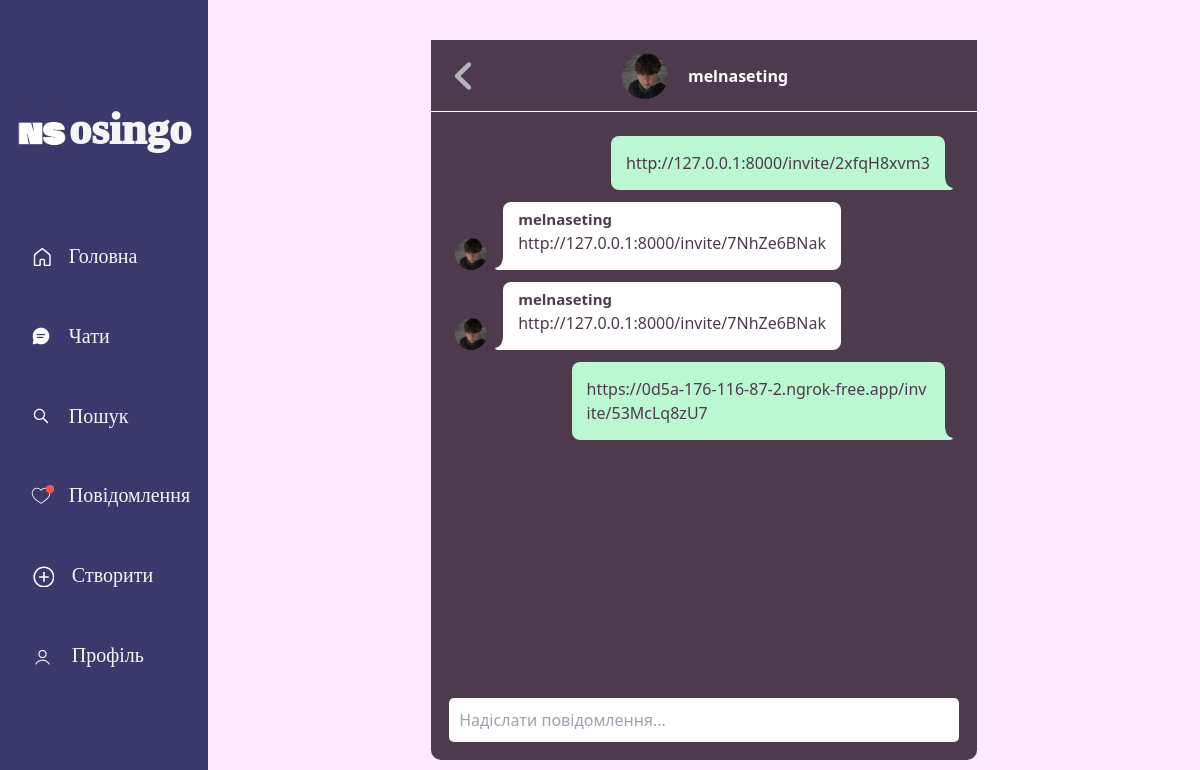
Screenshot of /chat/YgVitDgQJk8csB93yKfUEZ/ (signed in) with the database file from the repository.
### auth_system/models.py (models this page shows, shortened)
class Client(AbstractUser):
    photo = models.ImageField(
        upload_to='media/',
        default='media\profile_photo.png'
    )
    description = models.CharField(
        null=True,
        blank=True,
        max_length=150
    )
    def has_unread_messages(self):
        return Message.objects.filter(message_to = self, read = False)

### messenger/models.py (models this page shows, shortened)
class GroupMessage(models.Model):
    group = models.ForeignKey(ChatGroup, related_name='chat_messages', on_delete=models.CASCADE)
    author = models.ForeignKey(Client, models.CASCADE)
    text  = models.CharField(max_length=300)
    created_time = models.DateTimeField(auto_now=True)
    class Meta:
        ordering = ['-created_time']

### messenger/views.py (the view, shortened to what this page needs)
# urls.py: path('chat/<chatroom_name>/', views.chat_view, name='chatroom'),
@login_required
def chat_view(request, chatroom_name='public-chat'):
    chat_group = get_object_or_404(models.ChatGroup, group_name=chatroom_name)
    chat_messages = models.GroupMessage.objects.filter(group=chat_group)
    form = forms.MessageCreateForm()
    members = chat_group.members.all()
    other_user = None
    if chatroom_name == 'public-chat':
        for client in Client.objects.all():
            chat_group.members.add(client)
    if request.user not in members:
        raise Http404("Ви не є учасником цього чату")
    if chat_group.is_private:
        for member in members:
            if member != request.user:
                other_user = member
                break
    for client in chat_group.members.all():
        if client.username == 'adding_message':
            chat_group.members.remove(client)
    return render(request, "messenger/chat.html", {
        'chat_messages': chat_messages,
        'form': form,
        'other_user': other_user,
        'chatroom_name': chatroom_name,
        'members': members,
        'chat_group': chat_group
    })

### messenger/forms.py
class MessageCreateForm(forms.ModelForm):
    class Meta:
        model = models.GroupMessage
        fields = ['text']
        widgets = {
            'text': forms.TextInput(attrs={
                'placeholder': 'Надіслати повідомлення...',
                'class':'message_input','autofocus':True
                })
        }

### templates/messenger/chat.html (shortened to what this page needs)
{% extends 'base.html' %}
{% block content %}
<div class="chat_wrapper" >
    <div class="d-flex w-full">
        <div id="chat_window" class="chat_container">
            <div class="flex justify-center text-emerald-400 p-2 sticky top-0 z-10" style="border-bottom: 1px solid white; height: 10%; align-items: center; background-color: #4d3a4d;">
                <a class="absolute" style="left: 2%;" href="{% url 'messenger:messenger' %}"><img alt="back"></a>
                {% if other_user %}
                    <a href="{% url 'auth_system:account' other_user.id %}">
                        <div class="flex items-center gap-2 p-4 sticky top-0 z-10">
                            <div class="relative">
                                <img class="profile_photo_small"  src="{{ other_user.photo.url }}" alt=""></div>
                            <div>
                                <span class="font-bold text-white">{{ other_user.username }}</span>
                            </div>
                        </div>
                    </a>
                {% endif %}
            </div>
            <div id='chat_container' class="overflow-y-auto grow scrollbar-hidden">
                <ul id='chat_messages' class="flex flex-col justify-end gap-2 p-4">
                    {% for message in chat_messages reversed %}
                    {% include 'messenger/chat_message.html' %}
                    {% endfor %}
                </ul>
            </div>
            <div class="sticky bottom-0 z-10 p-2">
                <form
                id="chat_message_form"
                method="POST"
                hx-ext="ws"
                ws-connect="/ws/chatroom/{{ chatroom_name }}"
                ws-send
                class="message_input"
                _="on htmx:wsAfterSend reset() me"
            >
                {{ form.text }}
            </form>
            </div>
        </div>
    </div>
    {% if not chat_group.is_private %}
            {% load user_filters %}
    {% endif %}
</div>
{% endblock content %}

### templates/messenger/chat_message.html
{% if message.author == user %}
<li class="flex justify-end mb-1">
    <div class="bg-green-200 rounded-l-lg rounded-tr-lg max-w-[75%]" style="padding: 15px 15px 15px 15px;">
        <span class="message_text">{{ message.text|urlize }}</span>
    </div>
    <div class="flex items-end">
        <svg height="13" width="8">
            <path fill="#bbf7d0" d="M6.3,10.4C1.5,8.7,0.9,5.5,0,0.2L0,13l5.2,0C7,13,9.6,11.5,6.3,10.4z"/>
        </svg>
    </div>
</li>
{% elif message.author.username == 'adding_message' %}
    <div class="w-30 p-2" style="border-radius: 10px; color: aliceblue; background: #7c8aa9a2;">{{ message.text }}</div>
{% else %}
<li>
    <div class="flex justify-start mb-1">
        <div class="flex items-end mr-2">
            <a href="{% url 'auth_system:account' message.author.id %}">
                <img class="w-8 h-8 rounded-full object-cover" src="{{ message.author.photo.url }}">
            </a>
        </div>
        <div class="flex items-end">
            <svg height="13" width="8">
                <path fill="white" d="M2.8,13L8,13L8,0.2C7.1,5.5,6.5,8.7,1.7,10.4C-1.6,11.5,1,13,2.8,13z"></path>
            </svg>
        </div>
        <div class="bg-white max-w-[75%] rounded-r-lg rounded-tl-lg" style="padding: 5px 15px 15px 15px; max-width: 70%;">
            <span style="font-size: 15px; margin-top: -50%; font-weight: bold;">{{ message.author.username }}</span><br>
            <span class="message_text">{{ message.text|urlize }}</span>
        </div>
    </div>
</li>
{% endif %}

### static/style.css (style rules this page uses)
body { background: #362b48; }
.profile_photo_small { margin-right: 10px; border: #4d3a4d 2px solid; width: 50px; height: 50px; object-fit: cover; border-radius: 100%; }
.chat_wrapper { height: 90vh; background: #4d3a4d; border-radius: 10px; width: 55%; display: flex; }
.chat_container { display: flex; flex-direction: column; width: 100%; }
.message_text { word-break:break-all; }
.message_input { width: 100%; border-radius: 5px; padding: 10px; }

### rows the page displays
GroupMessage: text "http://127.0.0.1:8000/invite/2xfqH8xvm3"
GroupMessage: author.photo (picture), author.username "melnaseting", text "http://127.0.0.1:8000/invite/7NhZe6BNak"
GroupMessage: author.photo (picture), author.username "melnaseting", text "http://127.0.0.1:8000/invite/7NhZe6BNak"
GroupMessage: text "https://0d5a-176-116-87-2.ngrok-free.app/invite/53McLq8zU7"

### other values shown
{{ other_user.username }} "melnaseting"
